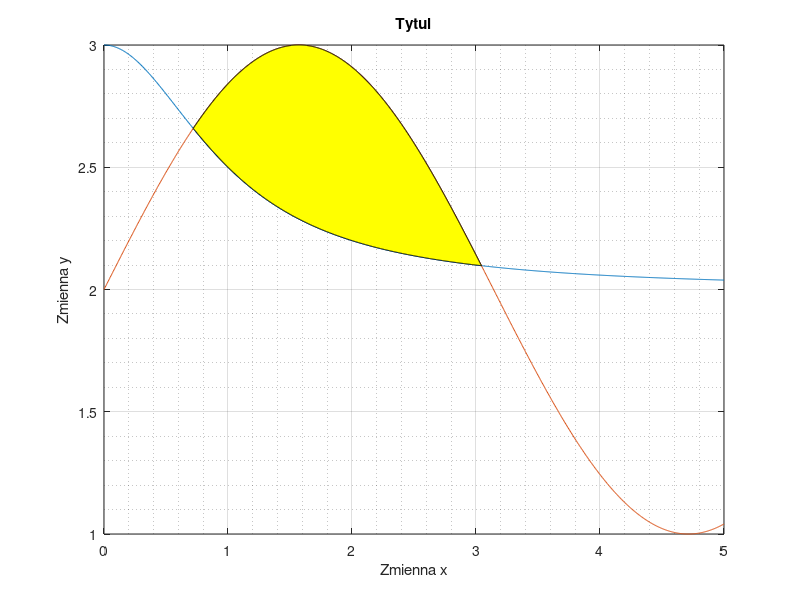

Here is the MATLAB script that generated this plot:
f1 = @(x)  2 + 1 ./ (1 + x.^2);
f2 = @(x)   2+ sin(x);

a = 0;
b = 5;
N = 1000;

x = linspace(a, b, N);

figure(1);
clf;
plot(x, f1(x));
grid on;
grid minor;
hold on;
plot(x, f2(x));

f21 = @(x) f2(x) - f1(x);

for i = 1:(N-1)
    try
        xL = fzero(f21, [x(i), x(i+1)]);
        break
    catch
    end
end

for i = N:-1:2
    try
        xR = fzero(f21, [x(i-1), x(i)]);
        break
    catch
    end
end

xLR = linspace(xL, xR, N);
xRL = flip(xLR);

yLR = f2(xLR);
yRL = f1(xRL);

xi = [xLR, xRL];
yi = [yLR, yRL];

fill(xi, yi, 'y');

format long;
quadgk(f21, xL, xR)
xlabel('Zmienna x');
ylabel('Zmienna y');
title('Tytul');
